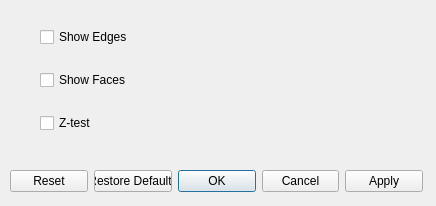
<?xml version="1.0" encoding="UTF-8"?>
<ui version="4.0">
 <class>ShowMesh</class>
 <widget class="QDialog" name="ShowMesh">
  <property name="geometry">
   <rect>
    <x>0</x>
    <y>0</y>
    <width>436</width>
    <height>206</height>
   </rect>
  </property>
  <property name="windowTitle">
   <string>Dialog</string>
  </property>
  <widget class="QDialogButtonBox" name="buttonBox">
   <property name="geometry">
    <rect>
     <x>10</x>
     <y>170</y>
     <width>413</width>
     <height>23</height>
    </rect>
   </property>
   <property name="orientation">
    <enum>Qt::Horizontal</enum>
   </property>
   <property name="standardButtons">
    <set>QDialogButtonBox::Apply|QDialogButtonBox::Cancel|QDialogButtonBox::Ok|QDialogButtonBox::Reset|QDialogButtonBox::RestoreDefaults</set>
   </property>
   <property name="centerButtons">
    <bool>false</bool>
   </property>
  </widget>
  <widget class="QWidget" name="">
   <property name="geometry">
    <rect>
     <x>40</x>
     <y>10</y>
     <width>111</width>
     <height>141</height>
    </rect>
   </property>
   <layout class="QVBoxLayout" name="verticalLayout">
    <item>
     <widget class="QCheckBox" name="showEdgesCheckBox_">
      <property name="text">
       <string>Show Edges</string>
      </property>
     </widget>
    </item>
    <item>
     <widget class="QCheckBox" name="showFacesCheckBox_">
      <property name="text">
       <string>Show Faces</string>
      </property>
     </widget>
    </item>
    <item>
     <widget class="QCheckBox" name="zTestCheckBox_">
      <property name="text">
       <string>Z-test</string>
      </property>
     </widget>
    </item>
   </layout>
  </widget>
 </widget>
 <resources/>
 <connections>
  <connection>
   <sender>buttonBox</sender>
   <signal>accepted()</signal>
   <receiver>ShowMesh</receiver>
   <slot>accept()</slot>
   <hints>
    <hint type="sourcelabel">
     <x>248</x>
     <y>254</y>
    </hint>
    <hint type="destinationlabel">
     <x>157</x>
     <y>274</y>
    </hint>
   </hints>
  </connection>
  <connection>
   <sender>buttonBox</sender>
   <signal>rejected()</signal>
   <receiver>ShowMesh</receiver>
   <slot>reject()</slot>
   <hints>
    <hint type="sourcelabel">
     <x>316</x>
     <y>260</y>
    </hint>
    <hint type="destinationlabel">
     <x>286</x>
     <y>274</y>
    </hint>
   </hints>
  </connection>
 </connections>
</ui>
